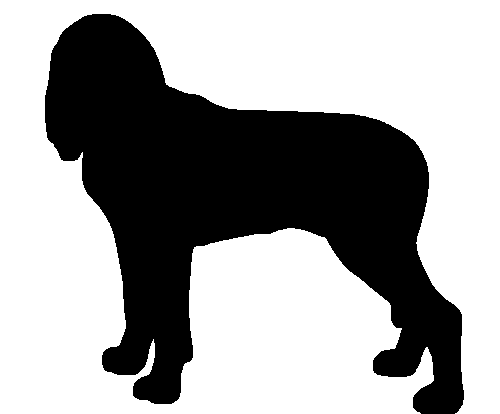
#> input picture BAZA/learning/_TRAIN/0.png, 500 x 414 px; its folder holds only this picture in this run
$ python unlFourier.py
#> lines starting #> are read from the running program, lines starting #| are printed output that depends on the picture; after the words box and inside, x2 and y2 are one past the last pixel; in counts of white or black regions, pixels touching at a corner belong together
import matplotlib
import matplotlib.pyplot as plt
import cv2
import skimage
from skimage import data
from skimage.color import rgb2gray, rgba2rgb
from skimage import io
import numpy as np
import matplotlib.image as im
from scipy.interpolate import UnivariateSpline
from collections import defaultdict
import math


def unl_fourier_desc(img, size):
    #cartesian coordinates of image to polar coordinates
    thresh = cv2.Canny(img, 30, 200)
    value = np.sqrt(((thresh.shape[0] / 2.0) ** 2.0) + ((thresh.shape[1] / 2.0) ** 2.0))
    polar_image = cv2.linearPolar(thresh, (thresh.shape[0] / 2, thresh.shape[1] / 2), value, cv2.WARP_FILL_OUTLIERS)
    polar_image = polar_image.astype(np.uint8)
    polar_image = np.rot90(polar_image)

    # fourier
    img_fft = np.fft.fft2(polar_image)
    spectrum = np.log(1 + np.abs(img_fft))
    # plt.imshow(spectrum, "gray")
    # plt.title("Spectrum")
    # plt.show()
    out = []
    for i in range(0, size):
        tmp = []
        for j in range(0, size):
            tmp.append(spectrum[i][j])
        out.append(tmp)
    return list(np.concatenate(out).flat)


def fit_fft(train, size):
    train_learned = []
    for i, item in enumerate(train):
        train_learned.append(unl_fourier_desc(item, size))
    return train_learned

def classify_signature(img, train, name, enc_dict, s):
    tmp = unl_fourier_desc(img, s)
    res = enc_dict[find_nearest(train, tmp)]
    out = []
    #print("Deskryptor - UNL-Fourier: ", res)
    out.append(1) if res == name else out.append(0)
    return out


def create_enc():
    n = ["black-and-tan_coonhound", "borzoi", "English_foxhound", "Ibizan_hound", "Irish_water_spaniel",
         "Kerry_blue_terrier", "komondor", "otterhound", "Sealyham_terrier", "whippet"]
    dict = defaultdict(lambda: None, {0: n[0], 1: n[0], 20: n[0], 21: n[0], 22: n[0],
                                      2: n[1], 3: n[1], 23: n[1], 24: n[1], 25: n[1],
                                      4: n[2], 5: n[2], 26: n[2], 27: n[2], 28: n[2],
                                      6: n[3], 7: n[3], 29: n[3], 30: n[3], 31: n[3],
                                      8: n[4], 9: n[4], 32: n[4], 33: n[4], 34: n[4],
                                      10: n[5], 11: n[5], 35: n[5], 36: n[5], 37: n[5],
                                      12: n[6], 13: n[6], 38: n[6], 39: n[6], 40: n[6],
                                      14: n[7], 15: n[7], 41: n[7], 42: n[7], 43: n[7],
                                      16: n[8], 17: n[8], 44: n[8], 45: n[8], 46: n[8],
                                      18: n[9], 19: n[9], 47: n[9], 48: n[9], 49: n[9]})
    return dict


def find_nearest(array, value):
    dist = []
    array = np.asarray(array)
    value = np.asarray(value)
    for i in range(len(array)):
        dist.append(np.linalg.norm(array[i] - value))
    dist = np.asarray(dist)
    idx = dist.argmin()
    return idx


def score(scores):
    # print(scores)
    res = 0
    for i in range(len(scores)):
        res += scores[i][0]
    res = res / len(scores) * 100
    return res


if __name__ == "__main__":
    # p = "./BAZA/learning/black-and-tan_coonhound/" + str(6) + ".png"
    # # # p = "./BAZA/learning/_TRAIN2/" + str(20) + ".png"
    # # p = "./BAZA/test.png"
    # s = 5
    # img_test = cv2.imread(p, cv2.IMREAD_GRAYSCALE)
    # res = unl_fourier_desc(img_test, s)
    # print(res)


    # train = []
    # for i in range(0, 20):
    # # for i in range(0, 50):
    #     p = "./BAZA/learning/_TRAIN/" + str(i) + ".png"
    #     # p = "./BAZA/learning/_TRAIN2/" + str(i) + ".png"
    #     img = cv2.imread(p, cv2.IMREAD_GRAYSCALE)
    #     train.append(img)
    #
    # clf = fit_signature(train)
    # # print(clf)
    # # print(classify_signature(img_test, clf, "black-and-tan_coonhound"))
    #


    sizes = [5, 10, 25, 50, 100]
    for s in sizes:
        train = []
        for i in range(0, 20):
            # for i in range(0, 50):
            p = "./BAZA/learning/_TRAIN/" + str(i) + ".png"
            # p = "./BAZA/learning/_TRAIN2/" + str(i) + ".png"
            img = cv2.imread(p, cv2.IMREAD_GRAYSCALE)
#> img: shape (414, 500); 63.6% white; 1 black region, box (x1, y1, x2, y2) and area: (45, 14, 464, 414) 75432
            train.append(img)

        clf = fit_fft(train, s)
#> in fit_fft, `train_learned = []`: train_learned = []
#> the loop in fit_fft, `for i, item in enumerate(train):` made 2 passes
#> pass 1, in unl_fourier_desc, `thresh = cv2.Canny(img, 30, 200)`:
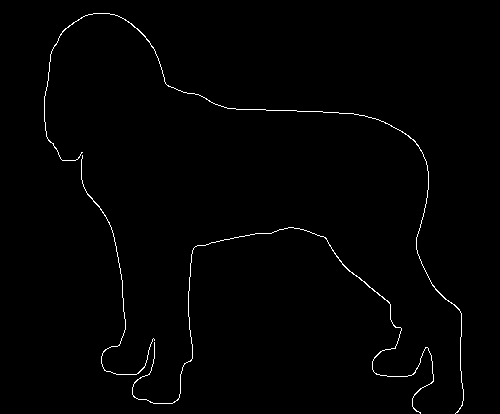
#> thresh: shape (414, 500); 0.95% white in thin lines or dots, all inside (x1, y1, x2, y2) = (44, 13, 464, 414)
#> pass 1, in unl_fourier_desc, `polar_image = cv2.linearPolar(thresh, (thresh.shape[0] / 2, thresh.sha..`:
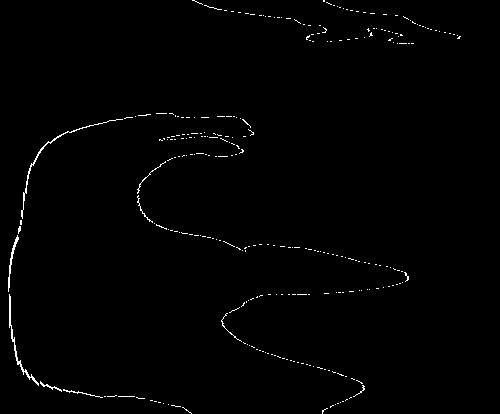
#> polar_image: shape (414, 500); 0.89% white in thin lines or dots
#> pass 1, in unl_fourier_desc, `polar_image = np.rot90(polar_image)`:
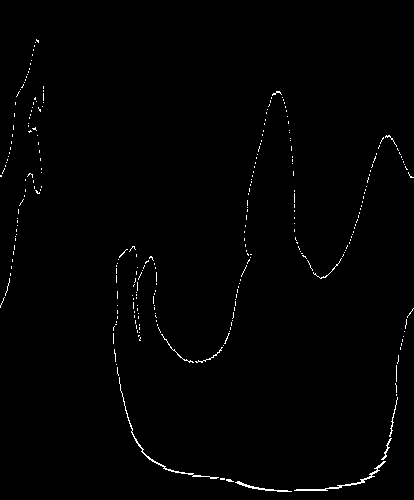
#> polar_image: shape (500, 414); 0.89% white in thin lines or dots
#> pass 1, in unl_fourier_desc, `spectrum = np.log(1 + np.abs(img_fft))`:
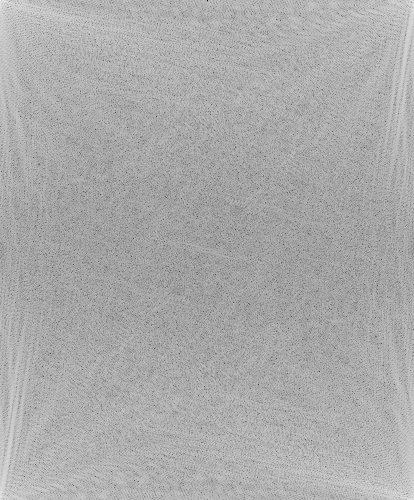
#> spectrum: shape (500, 414) float64; min 2.73e-12, max 13.06, mean 8.78; drawn with min black and max white
#> (the run stopped early here; a loop or call above may not have finished)
